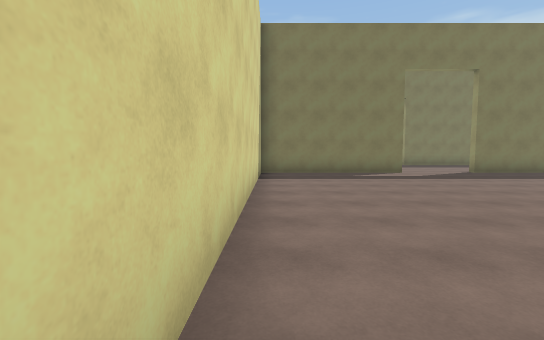
View 1 (above)

16 first-person views from a walk through a scene from a Unity 3-D project. The camera is 1.5 m above the floor, tilts 4° down and sees 90° across. The floor is counted in squares, 2 m on a side. Each view is taken from the middle of a square. On the plan, view 1 faces up. The plan holds only what a view shows up to about 10 squares ahead; the rest is blank. The place goes on beyond the plan. The player is left out. Surface patterns are stand-ins for the level's own textures.

View 2
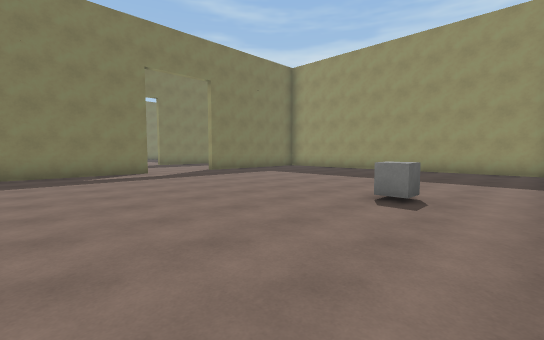

View 3
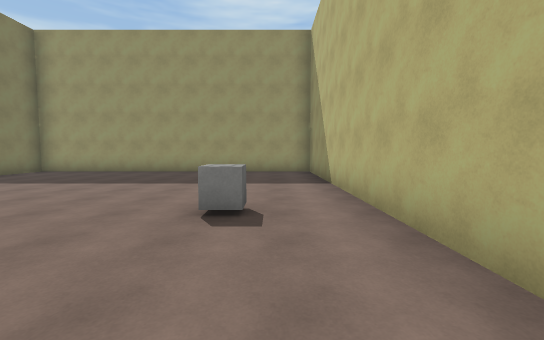

View 4
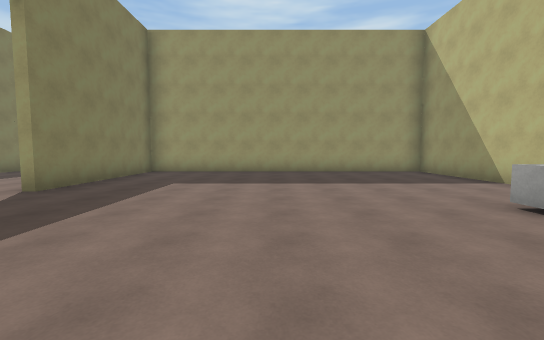

View 5
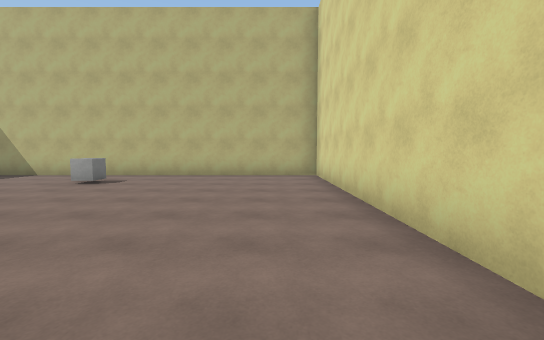

View 6
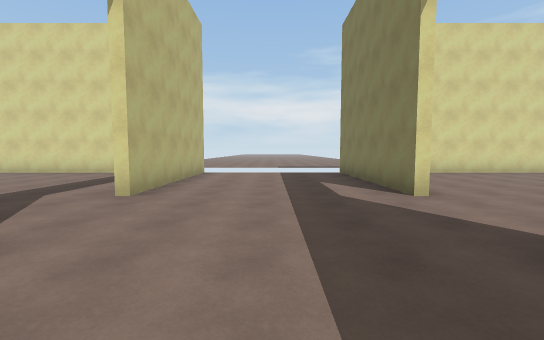

View 7
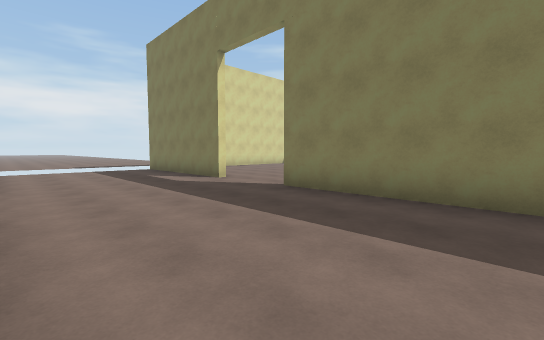

View 8
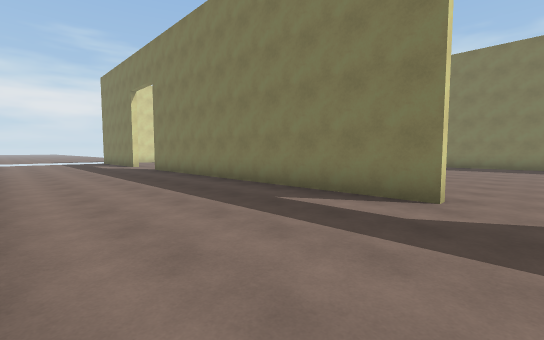

View 9
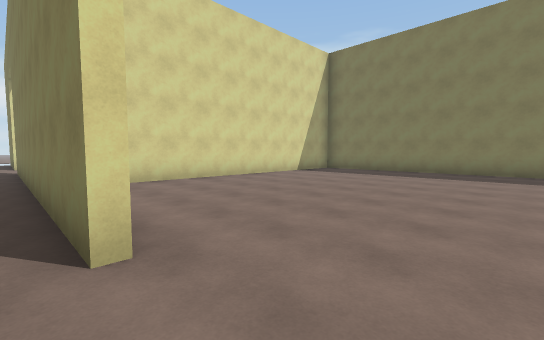

View 10
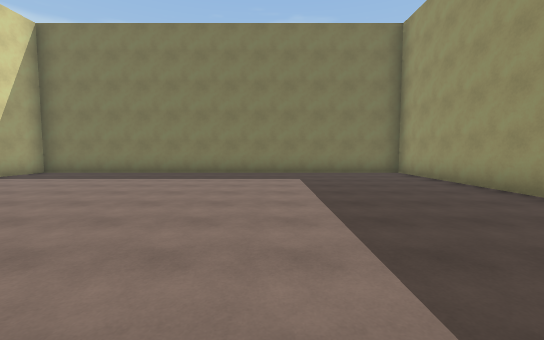

View 11
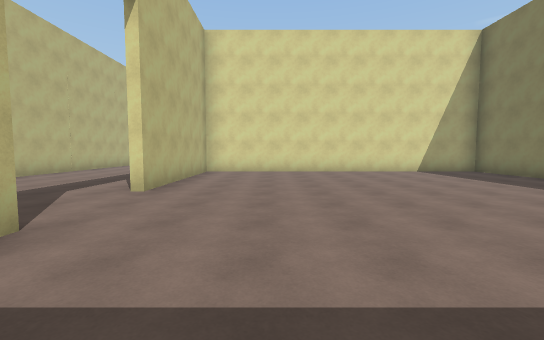

View 12
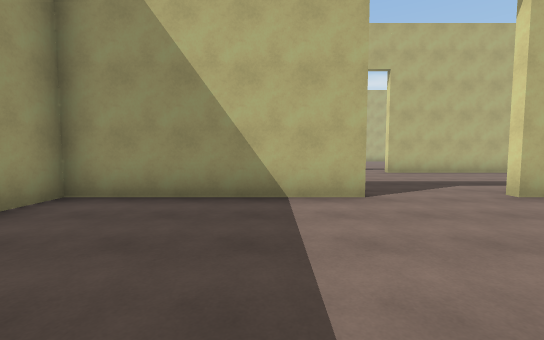

View 13
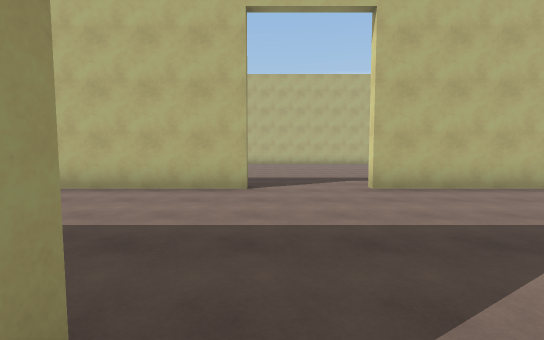

View 14
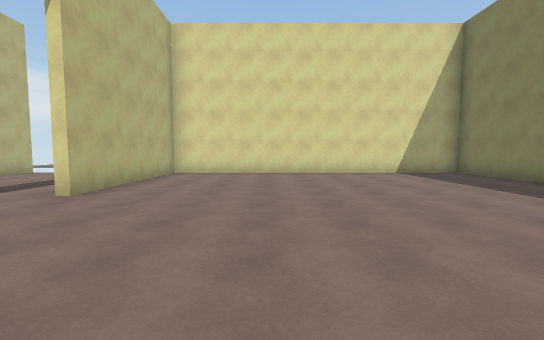

View 15
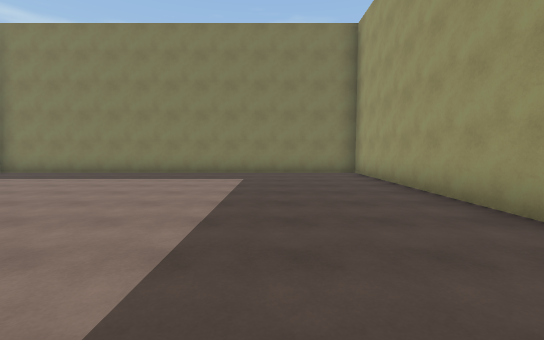

View 16
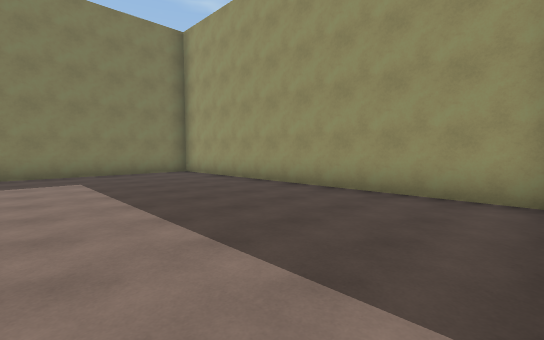

### Floor plan
Ten units are one square. View 1 is at (0, 0); x grows to the right and y downward. Boxes are objects, and circles mark ways between rooms. Rooms are numbered by the first view taken in them; rooms with no view inside come last. Other rooms are left out.
<svg viewBox="-11 -249 260 258">
<path fill="none" stroke="#000" d="M45 -94 -4 -94M-4 -88 -4 4 119 4 119 -94 69 -94M170 -144 70 -144M194 -146 244 -146 244 -158M195 -96 232 -96M119 -96 170 -96M244 -192 244 -244 121 -244 121 -146 170 -146M45 -144 -5 -144M-6 -96 45 -96M119 -149 119 -244 -4 -244 -4 -146 45 -146"/>
<rect x="45" y="-25" width="10" height="10" fill="#bbb"><title>cube</title></rect>
<circle cx="55" cy="-90" r="3" fill="#2a7"/>
<circle cx="55" cy="-140" r="3" fill="#2a7"/>
<text x="50" y="-40">1</text>
<text x="170" y="-150">2</text>
<text x="50" y="-190">3</text>
</svg>
Room 1 opens to room 2. Room 2 opens to room 3.

Where each view was taken, in squares from view 1:
view 1: 0 up, 0 right, facing up
view 2: 0 up, 1 right, facing up-right
view 3: 1 up, 2 right, facing right
view 4: 5 up, 2 right, facing right
view 5: 8 up, 1 right, facing down
view 6: 12 up, 9 right, facing left
view 7: 10 up, 11 right, facing up-left
view 8: 10 up, 18 right, facing up-left
view 9: 14 up, 19 right, facing up-left
view 10: 15 up, 20 right, facing up
view 11: 17 up, 22 right, facing left
view 12: 19 up, 21 right, facing down
view 13: 15 up, 19 right, facing down
view 14: 18 up, 9 right, facing left
view 15: 15 up, 9 right, facing up
view 16: 15 up, 7 right, facing up-right
